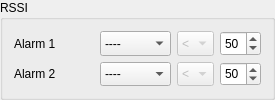
        <widget class="QGroupBox" name="RSSIGB">
         <property name="sizePolicy">
          <sizepolicy hsizetype="Preferred" vsizetype="MinimumExpanding">
           <horstretch>0</horstretch>
           <verstretch>0</verstretch>
          </sizepolicy>
         </property>
         <property name="title">
          <string>RSSI</string>
         </property>
         <layout class="QGridLayout" name="gridLayout_4" columnstretch="1,1,0,1">
          <item row="0" column="1">
           <widget class="QComboBox" name="rssiAlarm1CB">
            <property name="sizePolicy">
             <sizepolicy hsizetype="Preferred" vsizetype="Preferred">
              <horstretch>0</horstretch>
              <verstretch>0</verstretch>
             </sizepolicy>
            </property>
            <item>
             <property name="text">
              <string>----</string>
             </property>
            </item>
            <item>
             <property name="text">
              <string>Yellow</string>
             </property>
            </item>
            <item>
             <property name="text">
              <string>Orange</string>
             </property>
            </item>
            <item>
             <property name="text">
              <string>Red</string>
             </property>
            </item>
           </widget>
          </item>
          <item row="1" column="1">
           <widget class="QComboBox" name="rssiAlarm2CB">
            <property name="sizePolicy">
             <sizepolicy hsizetype="Preferred" vsizetype="Preferred">
              <horstretch>0</horstretch>
              <verstretch>0</verstretch>
             </sizepolicy>
            </property>
            <item>
             <property name="text">
              <string>----</string>
             </property>
            </item>
            <item>
             <property name="text">
              <string>Yellow</string>
             </property>
            </item>
            <item>
             <property name="text">
              <string>Orange</string>
             </property>
            </item>
            <item>
             <property name="text">
              <string>Red</string>
             </property>
            </item>
           </widget>
          </item>
          <item row="0" column="0">
           <widget class="QLabel" name="label_914">
            <property name="sizePolicy">
             <sizepolicy hsizetype="Fixed" vsizetype="Preferred">
              <horstretch>0</horstretch>
              <verstretch>0</verstretch>
             </sizepolicy>
            </property>
            <property name="minimumSize">
             <size>
              <width>80</width>
              <height>0</height>
             </size>
            </property>
            <property name="styleSheet">
             <string notr="true"/>
            </property>
            <property name="text">
             <string>Alarm 1</string>
            </property>
           </widget>
          </item>
          <item row="1" column="0">
           <widget class="QLabel" name="label_917">
            <property name="sizePolicy">
             <sizepolicy hsizetype="Fixed" vsizetype="Preferred">
              <horstretch>0</horstretch>
              <verstretch>0</verstretch>
             </sizepolicy>
            </property>
            <property name="minimumSize">
             <size>
              <width>80</width>
              <height>0</height>
             </size>
            </property>
            <property name="text">
             <string>Alarm 2</string>
            </property>
           </widget>
          </item>
          <item row="0" column="3">
           <widget class="QSpinBox" name="rssiAlarm1SB">
            <property name="enabled">
             <bool>true</bool>
            </property>
            <property name="sizePolicy">
             <sizepolicy hsizetype="Minimum" vsizetype="Preferred">
              <horstretch>0</horstretch>
              <verstretch>0</verstretch>
             </sizepolicy>
            </property>
            <property name="suffix">
             <string/>
            </property>
            <property name="minimum">
             <number>20</number>
            </property>
            <property name="maximum">
             <number>80</number>
            </property>
            <property name="singleStep">
             <number>1</number>
            </property>
            <property name="value">
             <number>50</number>
            </property>
           </widget>
          </item>
          <item row="1" column="3">
           <widget class="QSpinBox" name="rssiAlarm2SB">
            <property name="enabled">
             <bool>true</bool>
            </property>
            <property name="sizePolicy">
             <sizepolicy hsizetype="Minimum" vsizetype="Preferred">
              <horstretch>0</horstretch>
              <verstretch>0</verstretch>
             </sizepolicy>
            </property>
            <property name="suffix">
             <string/>
            </property>
            <property name="minimum">
             <number>20</number>
            </property>
            <property name="maximum">
             <number>80</number>
            </property>
            <property name="singleStep">
             <number>1</number>
            </property>
            <property name="value">
             <number>50</number>
            </property>
           </widget>
          </item>
          <item row="0" column="2">
           <widget class="QComboBox" name="RSSIalarmOp1">
            <property name="enabled">
             <bool>false</bool>
            </property>
            <property name="sizePolicy">
             <sizepolicy hsizetype="Preferred" vsizetype="Preferred">
              <horstretch>0</horstretch>
              <verstretch>0</verstretch>
             </sizepolicy>
            </property>
            <item>
             <property name="text">
              <string>&lt;</string>
             </property>
            </item>
            <item>
             <property name="text">
              <string>&gt;</string>
             </property>
            </item>
           </widget>
          </item>
          <item row="1" column="2">
           <widget class="QComboBox" name="RSSIalarmOp1_2">
            <property name="enabled">
             <bool>false</bool>
            </property>
            <property name="sizePolicy">
             <sizepolicy hsizetype="Preferred" vsizetype="Preferred">
              <horstretch>0</horstretch>
              <verstretch>0</verstretch>
             </sizepolicy>
            </property>
            <item>
             <property name="text">
              <string>&lt;</string>
             </property>
            </item>
            <item>
             <property name="text">
              <string>&gt;</string>
             </property>
            </item>
           </widget>
          </item>
         </layout>
        </widget>
